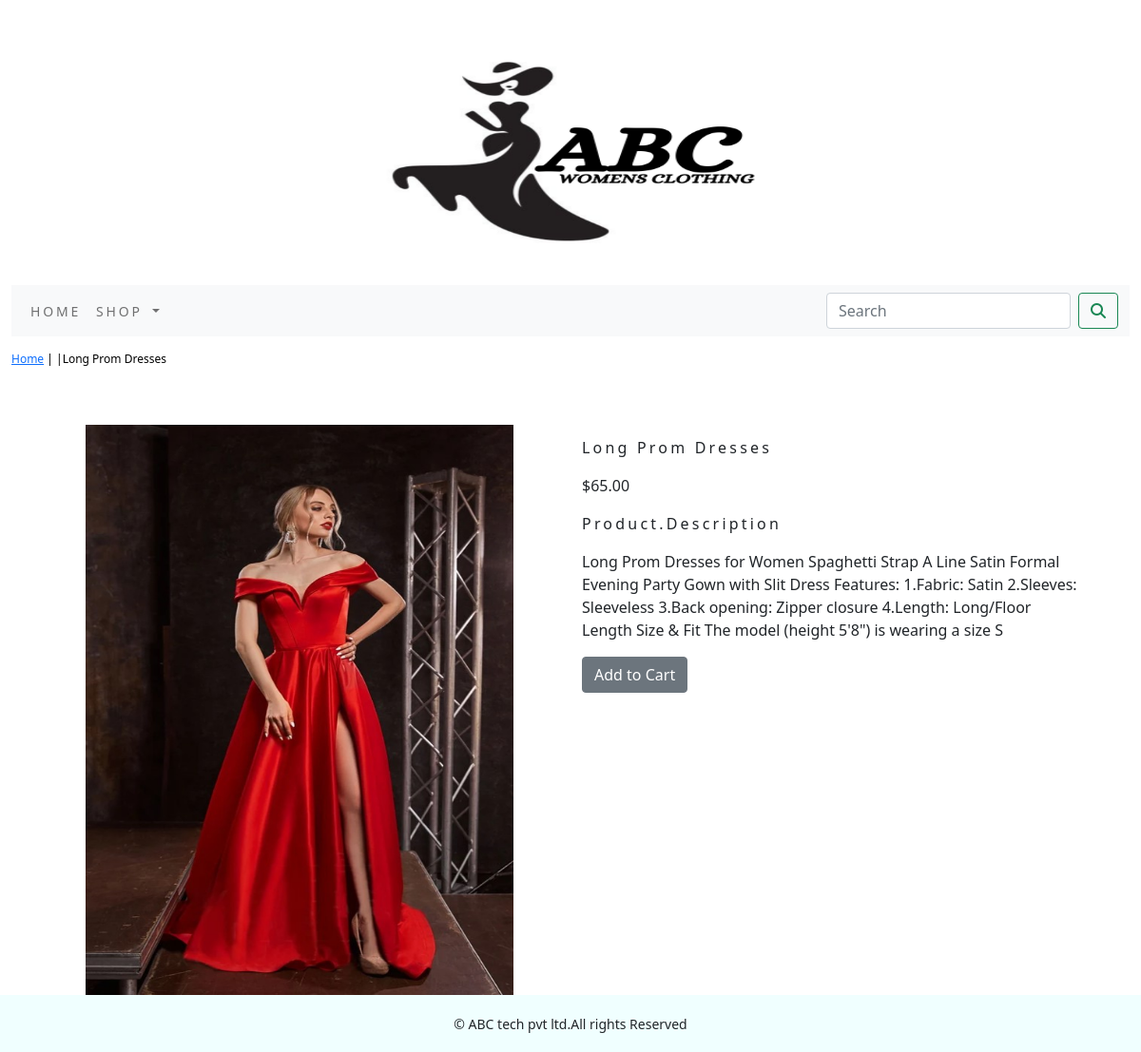
/shop/dresses/long-prom-dresses/, run on the app's committed database.
### shop/models.py (models this page shows, shortened)
class Product(models.Model):
    name = models.CharField(max_length=250, unique=True)
    slug = models.SlugField(max_length=250, unique=True)
    description = models.TextField(blank=True)
    price=models.DecimalField(max_digits=10,decimal_places=2)
    category=models.ForeignKey(Category,on_delete=models.CASCADE)
    image = models.ImageField(upload_to='product', blank=True)
    stock=models.IntegerField()
    available=models.BooleanField(default=True)
    created=models.DateTimeField(auto_now_add=True)
    updated=models.DateTimeField(auto_now=True)
    class Meta:
        ordering=('name',)
        verbose_name='product'
        verbose_name_plural='products'

### shop/views.py (the view)
# urls.py: path('<slug:c_slug>/<slug:product_slug>/',views.proDetail,name='prodCatdetail'),
def proDetail(request,c_slug,product_slug):
    try:
        product=Product.objects.get(category__slug=c_slug,slug=product_slug)
    except Exception as e:
        raise e
    return render(request,'product.html',{'product':product})

### cart/context_processors.py (called while the page is built)
def counter(request):
    item_count=0
    if 'admin' in request.path:
        return {}
    else:
        try:
            cart = Cart.objects.filter(cart_id=_cart_id(request))
            car_items=CartItem.objects.all().filter(cart=cart[:1])
            for cart_item in car_items:
                item_count += cart_item.quantity
        except Cart.DoesnNotExist:
            item_count=0
    return dict(item_count=item_count)

### cart/views.py (called while the page is built)
def _cart_id(request):
    cart=request.session.session_key
    if not cart:
        cart=request.session.create()
    return cart

### shop/context_processors.py (called while the page is built)
def menu_links(request):
    links=Category.objects.all()
    return dict(links=links)

### shop/models.py (called while the page is built)
    def get_url(self):
        return reverse('shop:products_by_category',args=[self.slug])

### templates/product.html (shortened to what this page needs)
{% extends 'base.html' %}
{% load static %}
{% block content %}
<div class="row my_prod_row_class">
  <div class="mx_auto">
    <p><a href="{% url 'shop:allProdCat' %}">Home</a> | <a href="{{product.category.get_url}}"></a>|{{product.name}}</p>
  </div>
</div>
<div class="container">
<br>
<div class="row">
  <div class="col-12 col-sm-12 col-md-12 col-lg-6 text-center">
    <div style="min-width-:18rem">
      <img src="{{product.image.url}}" alt="{{product.name}}" width="450px;" height="600px;">
    </div>
  </div>
    <div class="col-12 col-sm-12 col-md-12 col-lg-6">
      <div>
      <h1 class="my_prod_title">{{product.name}}</h1>
      <p>${{product.price}}</p>
      <p class="my_title">Product.Description</p>
      <p class="text-justify my_prod_text">{{product.description}}</p>
      {% if product.stock <= 0 %}
      <p class="text-justify my_prod_text"><b>Out of Stock</b></p>
      {% else %}
      <a class="btn btn-secondary" href="{% url 'cart:add_cart' product.id %}">Add to Cart</a>
      {% endif %}
    </div>
  </div>
  </div>
  </div>
</div>
{% endblock %}

### static/css/custom.css (style rules this page uses)
.my_title { font-size:16px; text_transform:uppercase; letter-spacing:.2em; }
.my_prod_row_class { padding-top:15px; padding-bottom:20px; }
.my_prod_row_class .mx_auto { color:#000; font-size:12px; text-decoration:name; }
.my_prod_title { font-size:16px; text_transform:uppercase; letter-spacing:.2em; padding-top:15px; padding-bottom:10px; }
.my_prod_text { padding-right:20px; }

### data on the page
Product: name "Long Prom Dresses", image (picture), price "65.00", description "Long Prom Dresses for Women Spaghetti Strap A Line Satin Formal Evening Party Gown with Slit Dress Features: 1.Fabric: Satin 2.Sleeves: Sleeveless 3.Back opening: Zipper closure 4.Length: Long/Floor Length Size & Fit The model (height 5'8\") is wearing a size S"
